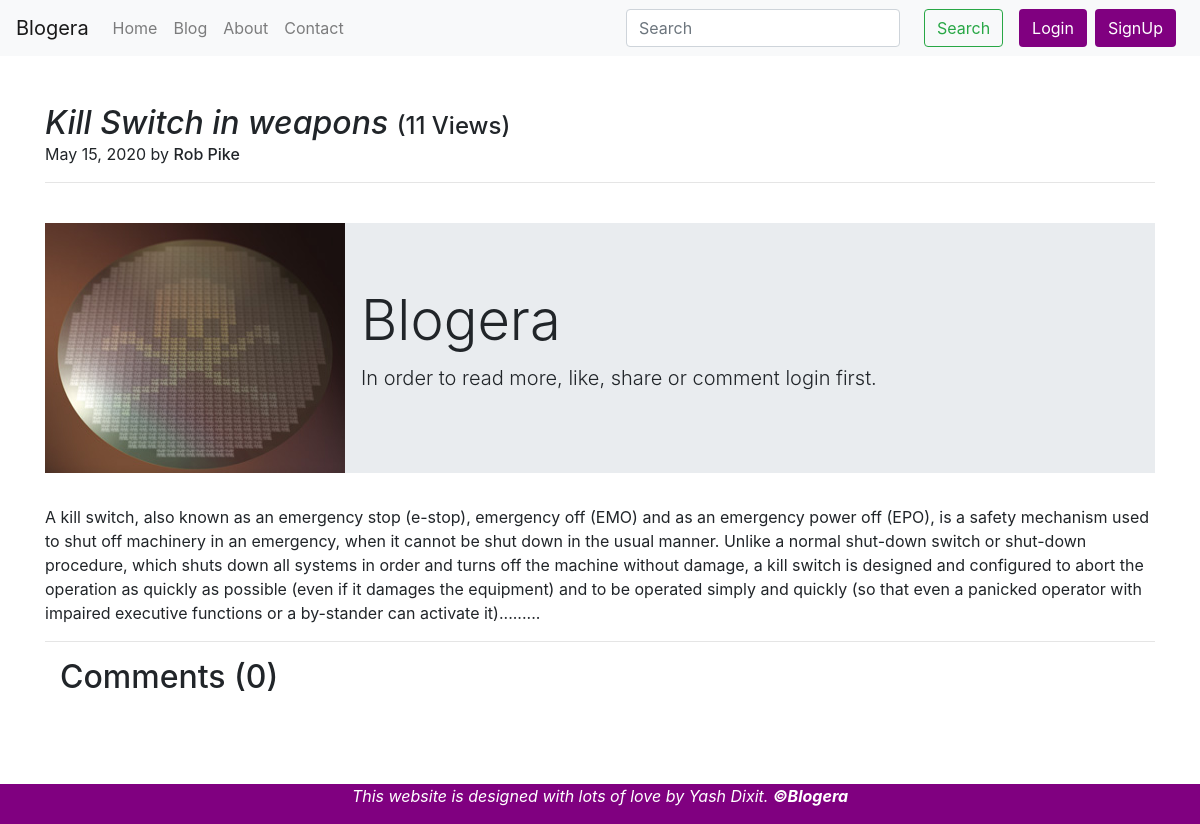
The app's page /kill-switch-in-weapons with its own data.
### content/models.py (models this page shows, shortened)
class Blog(models.Model):
    blg_id = models.AutoField(primary_key=True)
    blog_name = models.CharField(max_length=100)
    author = models.ForeignKey(Author, on_delete=models.CASCADE)
    category = models.CharField(choices=CATEGORY_CHOICES, max_length=20)
    blog_description_1 = models.TextField(max_length=5000)
    blog_description_2 = models.TextField(max_length=5000)
    sub_heading_optional = models.CharField(
        max_length=50, blank=True, null=True)
    blog_description_optional = models.TextField(
        max_length=5000, blank=True, null=True)
    views_count = models.IntegerField(default=0)
    pub_date = models.DateField()
    link_optional = models.URLField(blank=True, null=True)
    link_name_optional = models.CharField(
        max_length=70, blank=True, null=True)
    img = models.ImageField(upload_to='content/images')
    slug = models.SlugField(blank=True, null=True)
    class Meta:
        verbose_name = 'Blog'
        verbose_name_plural = 'Blogs'
    def save(self, *args, **kwargs):
        if not self.slug:
            self.slug = slugify(self.blog_name)
        super(Blog, self).save(*args, **kwargs)

### about/models.py (models this page shows, shortened)
class Author(models.Model):
    auth_id = models.AutoField(primary_key=True)
    author_name = models.CharField(max_length=50)
    Qualifications = models.TextField(max_length=500)
    Skills = models.TextField(max_length=500)
    currently_working_as = models.CharField(max_length=50)
    About = models.TextField(max_length=1000)
    img = models.ImageField(upload_to='author/images')
    slug = models.SlugField(blank=True, null=True)
    class Meta:
        verbose_name = 'Author'
        verbose_name_plural = 'Authors'
    def __str__(self):
        return self.author_name

### content/views.py (the view)
# urls.py: path('<slug:slug>', views.blog_read, name='blog_read'),
def blog_read(request, slug):
    blog = Blog.objects.get(slug=slug)
    blog.views_count = blog.views_count+1
    blog.save()
    comments = BlogComment.objects.filter(blog=blog, parent=None)
    replies = BlogComment.objects.filter(blog=blog).exclude(parent=None)
    replyDict = {}
    for reply in replies:
        if reply.parent.sno not in replyDict.keys():
            replyDict[reply.parent.sno] = [reply]
        else:
            replyDict[reply.parent.sno].append(reply)
    blog = {"blog": blog, "comments": comments,
            "user": request.user, "replyDict": replyDict}
    return render(request, 'content/blog_read.html', blog)

### content/templates/content/blog_read.html (shortened to what this page needs)
{% extends 'base.html' %} {% block body %} {% load humanize %} {% load extras %}
<br />
<br />
<div class="container">
  <h2 class="pb-4 mb-4 font-italic d-inline">
    {{blog.blog_name}}
  </h2>
  <h4 class="d-inline">({{blog.views_count}} Views)</h4>
  <br />
  <p class="d-inline">
    {{blog.pub_date}} by
    <h6 class="d-inline"> {{blog.author}}</h6>
  </p>
  <hr />
  <div>
    <br />
    <img
      class="bd-placeholder-img float-left mr-3"
      src="/media/{{blog.img}}"
      width="300"
      height="250"
      xmlns="http://www.w3.org/2000/svg"
      preserveAspectRatio="xMidYMid
                              slice"
      focusable="false"
      role="img"
      aria-label="Placeholder: Thumbnail"
    />
    {% if user.is_authenticated %}
    <div
      class="fb-like"
      data-href="http://127.0.0.1:8000/{{blog.slug}}"
      data-width="400"
      data-layout="button_count"
      data-action="like"
      data-size="large"
      data-share="true"
    ></div>
    <br />
    <p>{{blog.blog_description_1}}</p>
    <p>
      {{blog.blog_description_2}}
    </p>
    {% if blog.sub_heading_optional is null %} {% else %}
    <h4>{{blog.sub_heading_optional}}</h4>
    {% endif %} {% if blog.blog_description_optional is null %} {% else %}
    <p>
      {{blog.blog_description_optional}}
    </p>
    {% endif %} {% if blog.link_optional is null %}
  </div>
  {% else %}
  <p>
    <a target="_blank" href="{{blog.link_optional}}"
      >{{blog.link_name_optional}}</a
    >
  </p>
  {% endif %} {% else %}
  <div class="jumbotron jumbotron-fluid">
    <div class="container">
      <h1 class="display-4">Blogera</h1>
      <p class="lead">
        In order to read more, like, share or comment login first.
      </p>
    </div>
  </div>
  <p>{{blog.blog_description_1}}........</p>
</div>
{% endif %}
<hr />
<div class="container">
  <h2>Comments ({{comments.count}})</h2>
</div>
{% endblock %}

### records on screen
Blog: blog_name "Kill Switch in weapons", views_count "11", pub_date "May 15, 2020", author "Rob Pike", img (picture), blog_description_1 "A kill switch, also known as an emergency stop (e-stop), emergency off (EMO) and as an emergency power off (EPO), is a safety mechanism used to shut off machinery in an emergency, when it cannot be shut down in the usual manner. Unlike a normal shut-down switch or shut-down procedure, which shuts down all systems in order and turns off the machine without damage, a kill switch is designed and configured to abort the operation as quickly as possible (even if it damages the equipment) and to be operated simply and quickly (so that even a panicked operator with impaired executive functions or a by-stander can activate it)."

### other values on screen
{{ comments.count }} "0"
